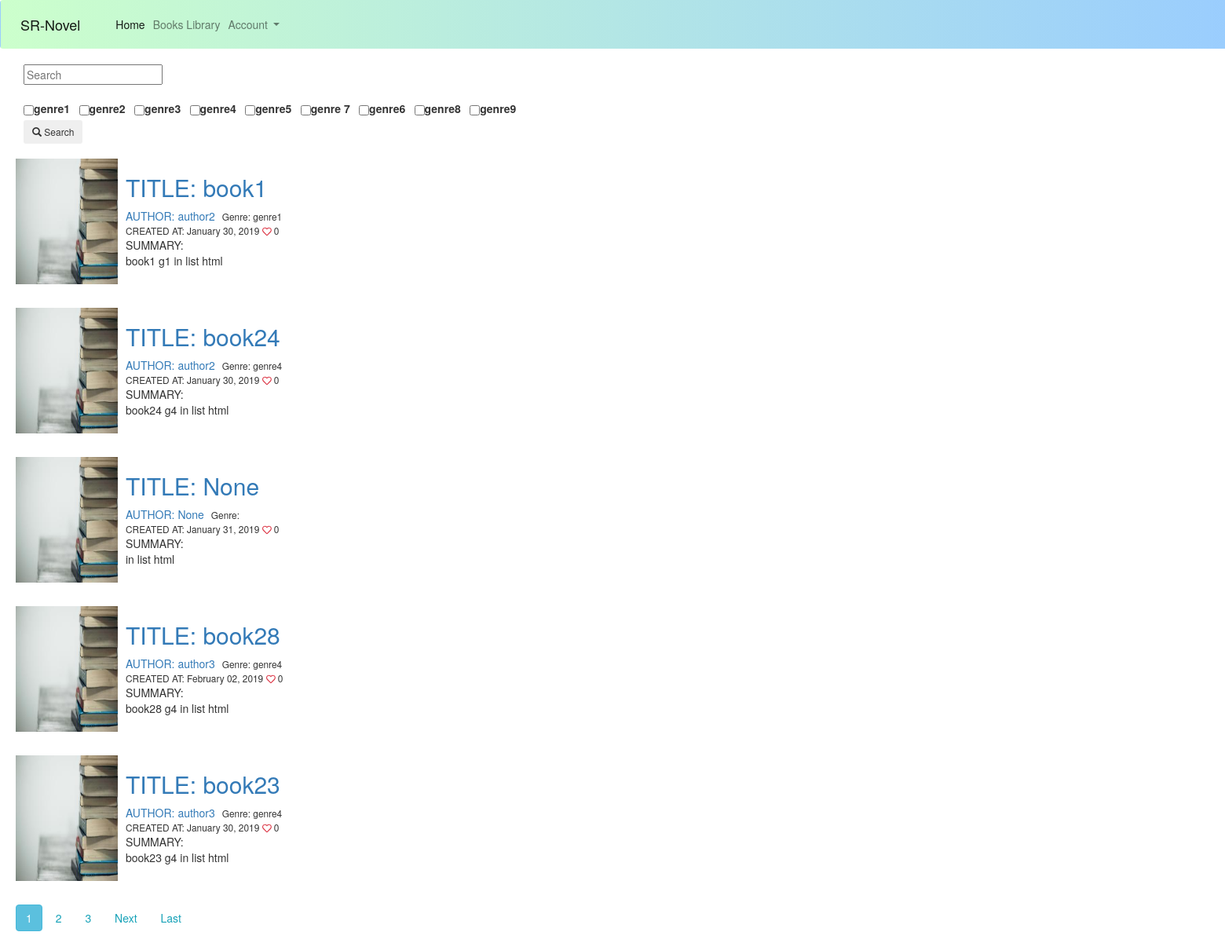
The app's page /application/books/, older data.
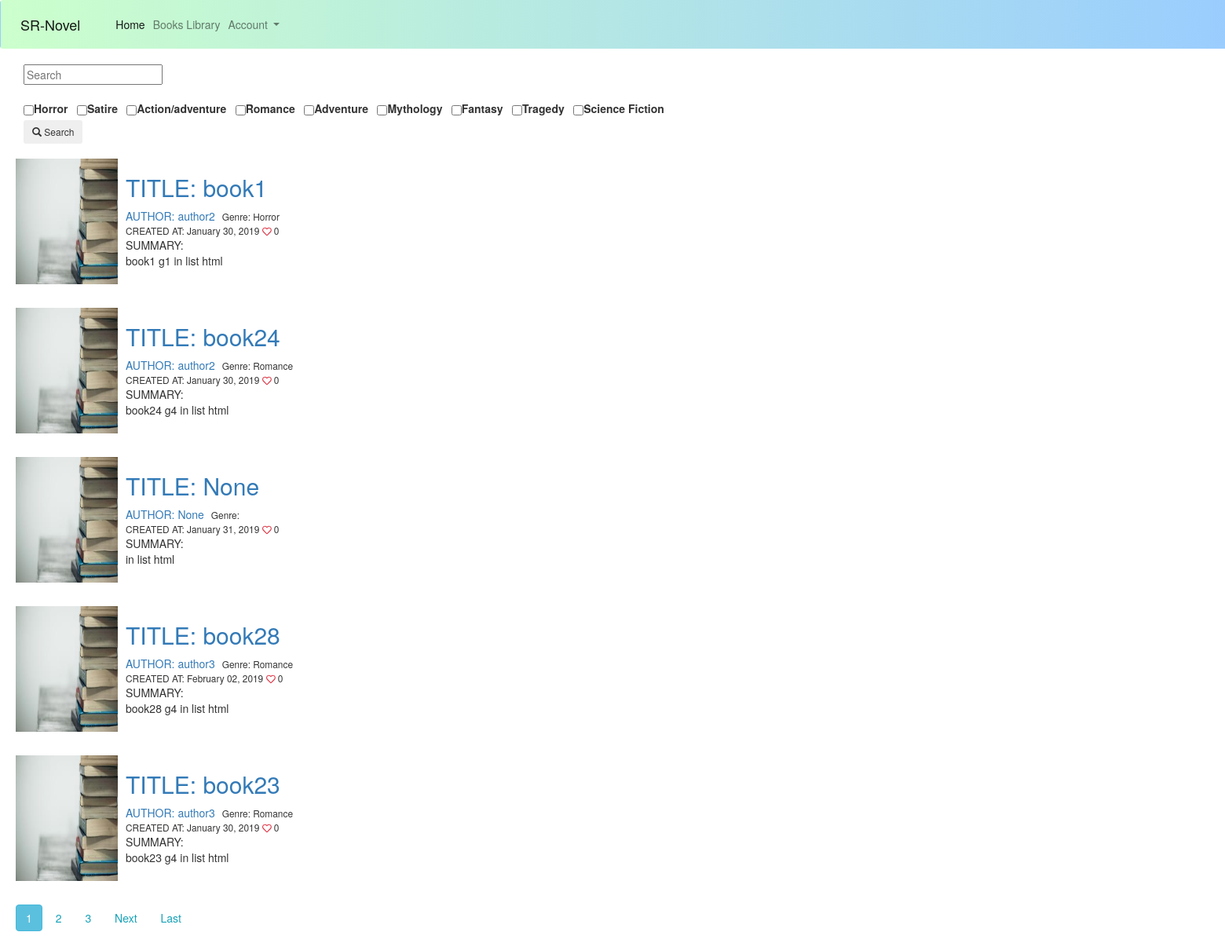
The same page, newer data.
### application/models.py (models this page shows, shortened)
class Genre(models.Model):
    name = models.CharField(max_length=200, help_text='Enter a book genre (e.g. Science Fiction)')
    def __str__(self):
        return '%s' % (self.name)

class Book(models.Model):
    title = models.CharField(max_length=200,blank=True, null=True)
    author = models.ForeignKey('Author', on_delete=models.SET_NULL,blank=True, null=True)
    summary = models.TextField(max_length=1000, help_text='Enter a brief description of the book')
    isbn = models.CharField('ISBN', max_length=13, help_text='13 Character <a href="https://www.isbn-international.org/content/what-isbn">ISBN number</a>')
    genre = models.ManyToManyField(Genre, help_text='Select a genre for this book')
    wordCount = models.IntegerField(default=0)
    chapterCount = models.IntegerField(default=0)
    bookFile = models.FileField(blank=True, null=True)
    like = models.IntegerField(default=0)
    date_uploaded = models.DateTimeField(default = timezone.now)
    bookImage = models.FileField(default ='default_book.jpg', upload_to='book_images')
    created_author= models.ForeignKey(User,on_delete=models.SET_NULL, blank=True, null=True)
    class Meta:
        ordering = ['-like', 'chapterCount', 'date_uploaded', '-wordCount']

class Author(models.Model):
    authorName = models.CharField(max_length=200)
    """authorId = models.CharField(max_length=200,blank=True, null=True)"""
    """bookId = models.OneToManyField()" "book of author ownered"""
    def __str__(self):
        return '%s' % (self.authorName)

### application/views.py (the view, shortened to what this page needs)
# urls.py: path('books/', BookListView.as_view(),name='booklist'),
class BookListView(ListView):
    model = Book
    template_name= 'application/book_list.html'
    context_object_name='booklist'
    ordering = ['-date_uploaded']
    paginate_by = 5
    searchq=None
    def get_context_data(self, **kwargs):
        context = super(BookListView, self).get_context_data(**kwargs)
        genres = Genre.objects.all()
        context['searchq'] = BookListView.searchq
        context['genre_list']= genres
        return context
    def get_queryset(self):
        query = self.request.GET.getlist("q", None)
        link=None
        qs = Book.objects.all()
        BookListView.searchq= link
        return qs

### application/templates/application/book_list.html (shortened to what this page needs)
{% extends "home_base.html" %}
{% block content %}
	<div id="container">
		<div class="sidenav" style="align-items: left;width: 800px;margin-left: 30px;margin-top: 10px;">
			<form method="GET" action="/application/books/" style="width: 1000px;">
				<input type="text" name="q" placeholder="Search" value ="{{ query|escape }}" style="margin-bottom: 20px;display: inline;">
				<b>
					<div style="width: 1000px;">
						{% for genre in genre_list %}
						<label class="form-check form-check-inline">
							<input type="checkbox" style="margin-left: 0px;margin-right: 0px;" name="q"
							value="{{ genre|escape }}">
							<label class="form-check-label" for="inlineCheckbox2">{{genre}}</label>
						</label>
						{% endfor %}
					</div>
				</b>
				<p>
					<button class="btn btn-sm" type="submit" value="Search"  style="margin-left: 0px;">
					<span class="glyphicon glyphicon-search"></span> Search</button>
				</p>
			</form>
		</div>
		<div id="center" style="margin-left: 20px;margin-top: 10px;width: 900px">
			{% for book in booklist %}
				<article class="media content-section"  style="margin-left">
					<img class="rectangle article-img ml-10 mb-3 mr-3 mt-2" src="{{ book.bookImage.url }}" width="130px" height="160px">
					<div class="media-body ml-10 mb-3 mr-3 mt-2">
						<h2><a class = "article-title" href=" {% url 'book-detail' book.id %} "> TITLE: {{ book.title }} </a></h2>
						<div class="article-metadata">
							<a class="mr-2" href="#">AUTHOR: {{ book.author }}</a>
							<small class="test-muted">Genre: {% for genre in book.genre.all %}
								{{genre}}
							{% endfor %} <br>  CREATED AT: {{ book.date_uploaded|date:"F d, Y" }} <i class="far fa-heart text-danger"></i> {{book.like}} </small>
						</div>
						<p class="article-content">SUMMARY:<br> {{ book.summary }} in list html</p>
					</div>
				</article>
			{% endfor %}
			<div style="width:1500px; margin:0 auto;margin-top: 20px">
				{% if is_paginated %}
					{% for num in page_obj.paginator.page_range %}
						{% if page_obj.number == num %}
							{% if searchq %}
								<a class="btn btn-info mb-4" href="?{{searchq}}&page={{ num }}"> {{ num }}</a>
							{% else %}
								<a class="btn btn-info mb-4" href="?page={{ num }}"> {{ num }}</a>
							{% endif %}
							{% elif num > page_obj.number|add:'-3' and num < page_obj.number|add:'3' %}
							{% if searchq %}
								<a class="btn btn-outline-info mb-4" href="?{{searchq}}&page={{ num }}"> {{ num }}</a>
							{% else %}
								<a class="btn btn-outline-info mb-4" href="?page={{ num }}"> {{ num }}</a>
							{% endif %}
						{% endif %}
					{% endfor %}
					{% if page_obj.has_next %}
						{% if searchq %}
							<a class="btn btn-outline-info mb-4" href="?{{searchq}}&page= {{ page_obj.next_page_number }}">Next</a>
							<a class="btn btn-outline-info mb-4" href="?{{searchq}}&page= {{ page_obj.paginator.num_pages }}">Last</a>
						{% else %}
							<a class="btn btn-outline-info mb-4" href="?page={{ page_obj.next_page_number }}">Next</a>
							<a class="btn btn-outline-info mb-4" href="?page={{ page_obj.paginator.num_pages }}">Last</a>
						{% endif %}
					{% endif%}
				{% endif %}
			</div>
		</div>
	</div>
{% endblock %}

### application/templates/home_base.html (shortened to what this page needs)
{% load static %}
<html>
    <head>
        <link rel="stylesheet" href="https://maxcdn.bootstrapcdn.com/bootstrap/4.0.0/css/bootstrap.min.css">
           <link rel="stylesheet" href="https://maxcdn.bootstrapcdn.com/bootstrap/3.4.0/css/bootstrap.min.css">
    </head>
    <body style="position: relative;min-width: 1600px;">
        {% block navbar %}
        <nav class="navbar navbar-expand-lg navbar-light bg-light" style="background: linear-gradient( to right, #ccffcc, #99ccff);
        position: relative;min-width: 1500px; ">
  <a class="navbar-brand" href="{% url 'index' %}">SR-Novel</a>
  <div class="collapse navbar-collapse" id="navbarNavDropdown">
    <ul class="navbar-nav">
      <li class="nav-item active">
        <a class="nav-link" href="{% url 'index' %}">Home <span class="sr-only">(current)</span></a>
      </li>
      <li class="nav-item">
        <a class="nav-link" href="{% url 'booklist' %}">Books Library</a>
      </li>
      <li class="nav-item dropdown">
        <a class="nav-link dropdown-toggle" href="#" id="navbarDropdownMenuLink" data-toggle="dropdown" aria-haspopup="true" aria-expanded="false">
          Account
        </a>
      </li>
    </ul>
  </div>
</nav>
        {% endblock %}
        {% block content %}
        {% endblock %}
    </body>
</html>

Row changes from the older to the newer data that the page shows:
changed Genre: name "genre1" → "Horror"
changed Genre: name "genre2" → "Satire"
changed Genre: name "genre3" → "Action/adventure"
changed Genre: name "genre4" → "Romance"
changed Genre: name "genre5" → "Adventure"
changed Genre: name "genre 7" → "Mythology"
changed Genre: name "genre6" → "Fantasy"
changed Genre: name "genre8" → "Tragedy"
changed Genre: name "genre9" → "Science Fiction"
